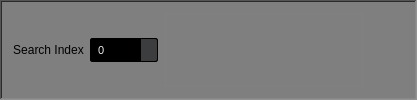
              <widget class="QFrame" name="frame_14">
               <property name="minimumSize">
                <size>
                 <width>0</width>
                 <height>0</height>
                </size>
               </property>
               <property name="maximumSize">
                <size>
                 <width>16777215</width>
                 <height>1677777</height>
                </size>
               </property>
               <property name="styleSheet">
                <string notr="true">background-color: rgb(127, 127, 127);
</string>
               </property>
               <property name="frameShape">
                <enum>QFrame::WinPanel</enum>
               </property>
               <property name="frameShadow">
                <enum>QFrame::Sunken</enum>
               </property>
               <layout class="QHBoxLayout" name="horizontalLayout">
                <item>
                 <widget class="QLabel" name="label_29">
                  <property name="maximumSize">
                   <size>
                    <width>16777215</width>
                    <height>16777215</height>
                   </size>
                  </property>
                  <property name="text">
                   <string>Search Index</string>
                  </property>
                  <property name="alignment">
                   <set>Qt::AlignCenter</set>
                  </property>
                 </widget>
                </item>
                <item>
                 <widget class="QSpinBox" name="img_index_number">
                  <property name="sizePolicy">
                   <sizepolicy hsizetype="Fixed" vsizetype="Fixed">
                    <horstretch>0</horstretch>
                    <verstretch>0</verstretch>
                   </sizepolicy>
                  </property>
                  <property name="minimumSize">
                   <size>
                    <width>0</width>
                    <height>0</height>
                   </size>
                  </property>
                  <property name="maximumSize">
                   <size>
                    <width>16777215</width>
                    <height>16777215</height>
                   </size>
                  </property>
                  <property name="baseSize">
                   <size>
                    <width>150</width>
                    <height>0</height>
                   </size>
                  </property>
                  <property name="font">
                   <font>
                    <family>MS Shell Dlg 2</family>
                    <pointsize>8</pointsize>
                    <weight>9</weight>
                    <italic>false</italic>
                    <bold>false</bold>
                   </font>
                  </property>
                  <property name="autoFillBackground">
                   <bool>false</bool>
                  </property>
                  <property name="styleSheet">
                   <string notr="true">QSpinBox, QDoubleSpinBox, QDateTimeEdit {
    background-color: rgb(0, 0, 0) /*bg_gen*/;
    color: rgb(238, 238, 238) /*txt*/;
    border: 1px solid #000;
    padding: 3px;
    padding-left: 5px;
    border-radius: 2px;
}

QDoubleSpinBox::up-button, QSpinBox::up-button, QDateTimeEdit::up-button {
    border-top-right-radius: 2px;
    background-color: rgb(59, 61, 62) /*bg_alt*/;
    width: 16px;
    border-width: 1px;
}

QDoubleSpinBox::up-button:hover, QSpinBox::up-button:hover, QDateTimeEdit::up-button:hover {
    background-color: orange;
}

QDoubleSpinBox::up-button:pressed, QSpinBox::up-button:pressed, QDateTimeEdit::up-button:pressed {
    background-color: red;
}

QDoubleSpinBox::up-arrow, QSpinBox::up-arrow, QDateTimeEdit::up-arrow {
    image: url(:/16x16/icons/16x16/up.gif);
    width: 7px;
    height: 7px;
}

QDoubleSpinBox::down-button, QSpinBox::down-button, QDateTimeEdit::down-button {
    border-bottom-right-radius: 2px;
    background-color: rgb(59, 61, 62) /*bg_alt*/;
    width: 16px;
    border-width: 1px;
}

QDoubleSpinBox::down-button:hover, QSpinBox::down-button:hover, QDateTimeEdit::down-button:hover {
    background-color: orange;
}

QDoubleSpinBox::down-button:pressed, QSpinBox::down-button:pressed, QDateTimeEdit::down-button:pressed {
    background-color: red;
}

QDoubleSpinBox::down-arrow, QSpinBox::down-arrow, QDateTimeEdit::down-arrow {
    image: url(:/16x16/icons/16x16/down.gif);
    width: 7px;
    height: 7px;
}</string>
                  </property>
                  <property name="locale">
                   <locale language="English" country="UnitedStates"/>
                  </property>
                  <property name="buttonSymbols">
                   <enum>QAbstractSpinBox::PlusMinus</enum>
                  </property>
                  <property name="showGroupSeparator" stdset="0">
                   <bool>false</bool>
                  </property>
                  <property name="maximum">
                   <number>999999</number>
                  </property>
                 </widget>
                </item>
                <item>
                 <widget class="QLabel" name="total_images">
                  <property name="sizePolicy">
                   <sizepolicy hsizetype="Fixed" vsizetype="Fixed">
                    <horstretch>0</horstretch>
                    <verstretch>0</verstretch>
                   </sizepolicy>
                  </property>
                  <property name="minimumSize">
                   <size>
                    <width>200</width>
                    <height>0</height>
                   </size>
                  </property>
                  <property name="maximumSize">
                   <size>
                    <width>16777215</width>
                    <height>1677777</height>
                   </size>
                  </property>
                  <property name="styleSheet">
                   <string notr="true">QLabel {
    border: 2px solid grey;
    border-radius: 5px;
    text-align: center;
    background-color: qlineargradient(x1:0, y1:0, x2:1, y2:1,
        stop:0 #eeeeee, stop:1 #dddddd);
    padding: 1px;
}

QLabel:hover {
    background-color: qlineargradient(x1:0, y1:0, x2:1, y2:1,
        stop:0 #FFA500, stop:1 #0088cc);
    border-radius: 5px;
}</string>
                  </property>
                  <property name="text">
                   <string/>
                  </property>
                 </widget>
                </item>
                <item>
                 <spacer name="horizontalSpacer_2">
                  <property name="orientation">
                   <enum>Qt::Horizontal</enum>
                  </property>
                  <property name="sizeHint" stdset="0">
                   <size>
                    <width>40</width>
                    <height>20</height>
                   </size>
                  </property>
                 </spacer>
                </item>
               </layout>
              </widget>
